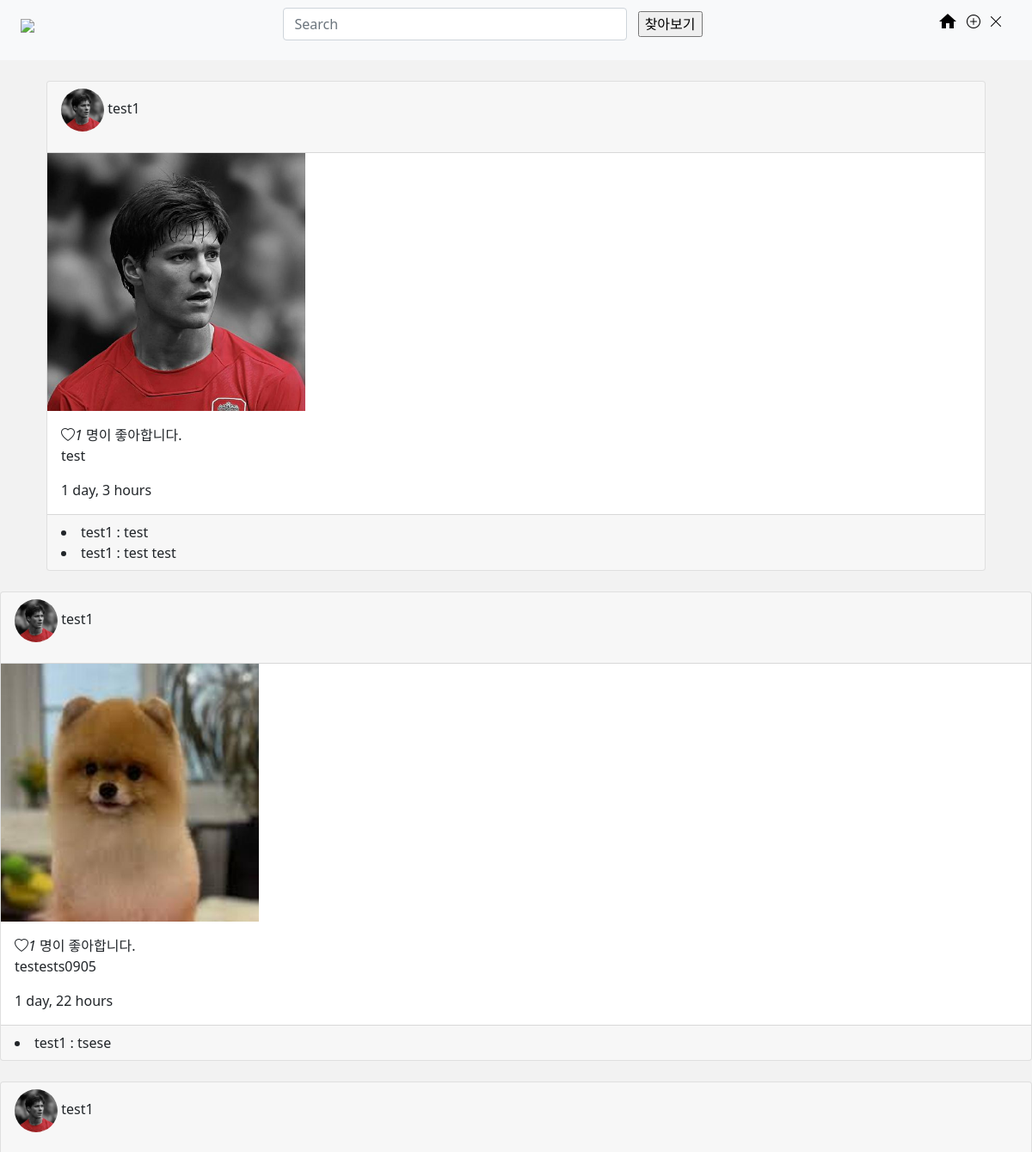
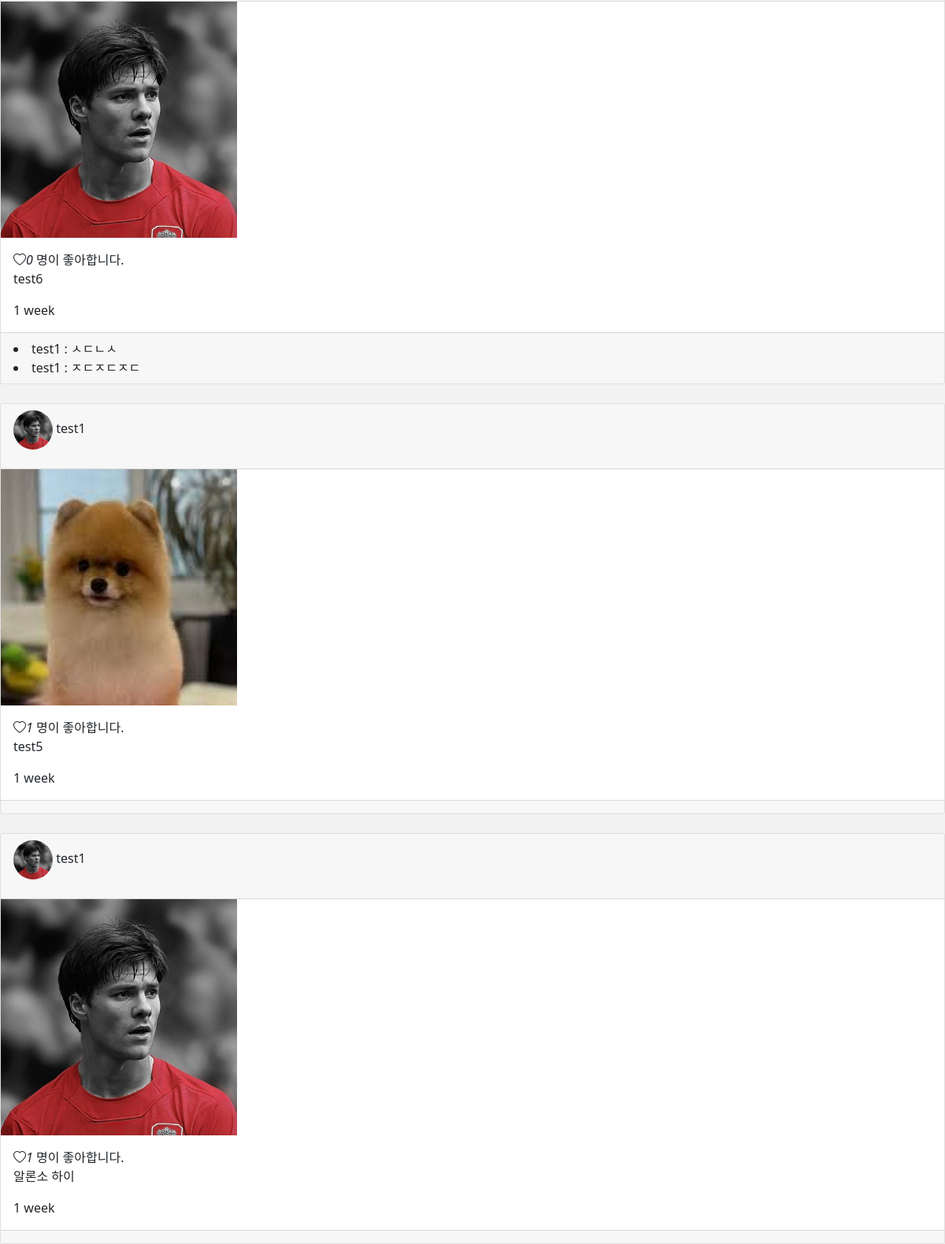
/posts/, run on the app's committed database (2 pictures, top to bottom).
### posts/models.py (models this page shows)
class Post(models.Model):
    content = models.TextField()
    created_at = models.DateTimeField(auto_now_add=True)
    updated_at = models.DateTimeField(auto_now=True)
    image = ResizedImageField(
        size=[500, 500],
        crop=['middle', 'center'],
        upload_to='image/%Y/%m'
    )
    user = models.ForeignKey(settings.AUTH_USER_MODEL, on_delete=models.CASCADE)
    like_users = models.ManyToManyField(settings.AUTH_USER_MODEL, related_name='like_posts')

class Comment(models.Model):
    content = models.CharField(max_length=100)
    created_at = models.DateTimeField(auto_now_add=True)
    post = models.ForeignKey(Post, on_delete=models.CASCADE)
    user = models.ForeignKey(settings.AUTH_USER_MODEL, on_delete=models.CASCADE)

### accounts/models.py (models this page shows)
class User(AbstractUser):
    profile_image = ResizedImageField(
        size=[500, 500],
        crop=['middle', 'center'],
        upload_to='profile',
    )
    followings = models.ManyToManyField('self', related_name='followers', symmetrical=False)

### posts/views.py (the view)
# urls.py: path('', views.index, name='index'),
def index(request):
    posts = Post.objects.all().order_by('-id')
    comment_form = CommentForm()
    context = {
        'posts': posts,
        'comment_form': comment_form,
    }
    return render(request, 'index.html', context)

### posts/forms.py
class CommentForm(forms.ModelForm):
    class Meta:
        model = Comment
        fields = ('content', )

### posts/templates/index.html (shortened to what this page needs)
{% extends 'base.html' %}
{% block body %}
    {% for post in posts %}
        {% include '_card.html' %}
    {% endfor %}
{% endblock %}

### posts/templates/_card.html (shortened to what this page needs)
{% load bootstrap5 %}
<div class="card mt-4">
    <div class="card-header">
        <p>
            <img src="{{post.user.profile_image.url}}" alt="" class="rounded-circle" width="50px">
            <a href="{% url 'accounts:profile' username=post.user %}" class="text-reset text-decoration-none">{{post.user}}</a>
        </p>
    </div>
    <img src="{{post.image.url}}" alt="..." width="300px">
    <div class="card-body">
        {% if post in user.like_posts.all  %}
            <i class="bi bi-heart-fill heart" style="color: red" data-post-id="{{post.id}}">{{post.like_users.all|length}}</i>
        {% else %}
            <i class="bi bi-heart heart" data-post-id="{{post.id}}">{{post.like_users.all|length}}</i>
        {% endif %}
         명이 좋아합니다.
        <p class="card-text">{{post.content}}</p>
        <p class="card-text">{{post.created_at|timesince}}</p>
    </div>
    <div class="card-footer">
        {% for comment in post.comment_set.all %}
            <li>{{comment.user}} : {{comment.content}}</li>
        {% endfor %}
    </div>
</div>
  </div>

### data on the page
Post: user.profile_image (picture), user "test1", image (picture), like_users.all|length "1", content "test", created_at "1 day, 3 hours"
Comment: user "test1", content "test"
Comment: user "test1", content "test test"
Post: user.profile_image (picture), user "test1", image (picture), like_users.all|length "1", content "testests0905", created_at "1 day, 22 hours"
Comment: user "test1", content "tsese"
Post: user.profile_image (picture), user "test1", image (picture), like_users.all|length "0", content "test6", created_at "1 week"
Comment: user "test1", content "ㅅㄷㄴㅅ"
Comment: user "test1", content "ㅈㄷㅈㄷㅈㄷ"
Post: user.profile_image (picture), user "test1", image (picture), like_users.all|length "1", content "test5", created_at "1 week"
Post: user.profile_image (picture), user "test1", image (picture), like_users.all|length "1", content "알론소 하이", created_at "1 week"
